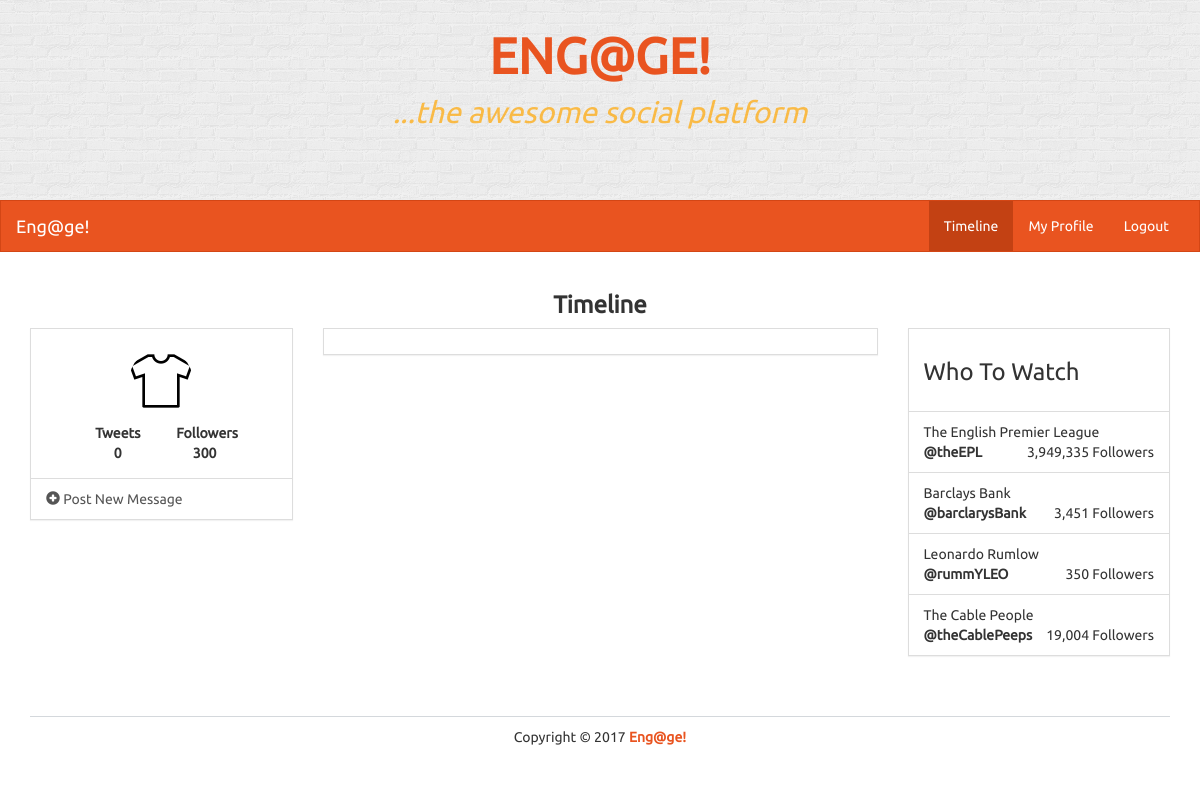
Before: /timeline/pranita with the older database file.
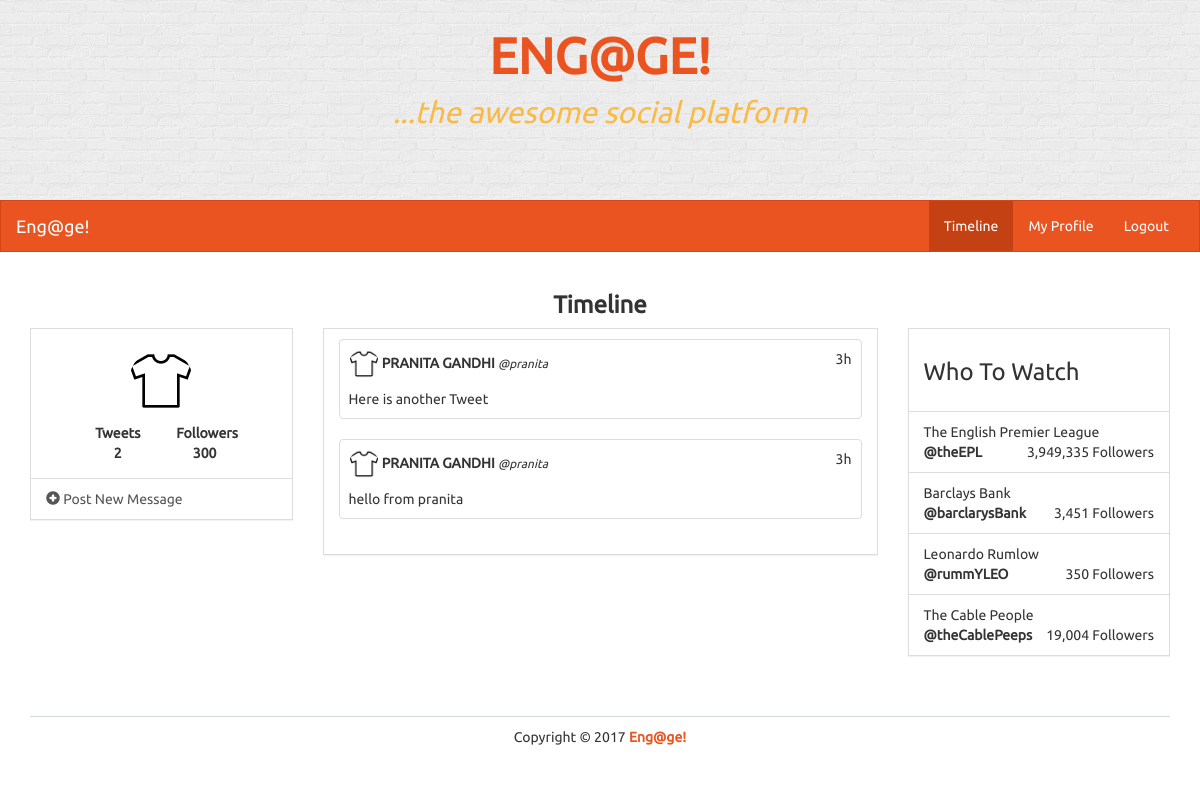
After: the same page with the newer database file.
### models.py (models this page shows)
class User(UserMixin, db.Model):
    id = db.Column(db.Integer, primary_key=True)
    name = db.Column(db.String(100))
    username = db.Column(db.String(30))
    image = db.Column(db.String(100))
    password = db.Column(db.String(50))
    join_date = db.Column(db.DateTime)
    tweets = db.relationship('Tweet', backref='user', lazy='dynamic')
    following = db.relationship('User', secondary=followers,
        primaryjoin=(followers.c.follower_id == id),
        secondaryjoin=(followers.c.followee_id == id),
        backref=db.backref('followers', lazy='dynamic'), lazy='dynamic')
    followed_by = db.relationship('User',  secondary=followers,
        primaryjoin=(followers.c.followee_id == id),
        secondaryjoin=(followers.c.follower_id == id),
        backref=db.backref('followees', lazy='dynamic'), lazy='dynamic')

class Tweet(db.Model):
    id = db.Column(db.Integer, primary_key=True)
    user_id = db.Column(db.Integer, db.ForeignKey('user.id'))
    text = db.Column(db.String(140))
    date_created = db.Column(db.DateTime)

### views.py (the view)
@app.route('/timeline', defaults={'username' : None})
@app.route('/timeline/<username>')
def timeline(username):
    form = TweetForm()
    if username:
        user = User.query.filter_by(username=username).first()
        if not user:
            abort(404)
    else:
        user = current_user
    tweets = Tweet.query.filter_by(user=user).order_by(Tweet.date_created.desc()).all()
    total_tweets = len(tweets)
    current_time = datetime.now()
    return render_template('timeline.html', form=form, tweets=tweets, current_time=current_time, current_user=user, total_tweets=total_tweets)

### app.py (called while the page is built)
@app.template_filter('time_since')
def time_since(delta):
    seconds = delta.total_seconds()
    days, seconds = divmod(seconds, 86400)
    hours, seconds = divmod(seconds, 3600)
    minutes, seconds = divmod(seconds, 60)
    if days > 0:
        return '%dd' % (days)
    elif hours > 0:
        return '%dh' % (hours)
    elif minutes > 0:
        return '%dm' % (minutes)
    else:
        return 'Just now'

### templates/timeline.html (shortened to what the changed rows need)
<!DOCTYPE html>
<html lang="en">
	<head>
		<link rel="stylesheet" href="{{ url_for('static', filename='bs/css/united.min.css') }}">
		<link rel="stylesheet" href="{{ url_for('static', filename='css/styles.css') }}">
	</head>
	<body>
		<div class="container">
			<div class="row">
				<div class="col-lg-3">
					<div class="panel panel-default">
						<div class="panel-body">
							<div class="row pad">
								<div class="col-lg-12">
									<img src="{{ current_user.image }}" class="img-responsive img-circle center-block" alt="Image" />
								</div>
							</div>
							<div class="row pad">
								<div class="col-lg-4 col-lg-offset-2 text-center">
									<strong>
										Tweets <br />
										{{ total_tweets }}
									</strong>
								</div>
							</div>
						</div>
					</div>
				</div>
				<div class="col-lg-6">
					<div class="panel panel-default">
						<div class="panel-body">
							{% for tweet in tweets %}
								<div class="row">
									<div class="col-xs-12 col-sm-12 col-md-12 col-lg-12">
										<div class="thumbnail">
											<div class="caption">
												<div class="row">
													<div class="col-lg-10">
														<img src="{{ tweet.user.image }}" style="width: 30px; height: 30px;" class="img-circle">
														<strong>{{ tweet.user.name }}</strong>
														<small><em>@{{ tweet.user.username }}</em></small>
													</div>
													<div class="col-lg-2 text-right">
														{{ (current_time - tweet.date_created)|time_since }}
													</div>
												</div>
												<div class="row pad">
													<div class="col-lg-12">
														{{ tweet.text }}
													</div>
												</div>
											</div>
										</div>
									</div>
								</div>
							{% endfor %}
						</div>
					</div>
				</div>
			</div>
		</div>
	</body>
</html>

Changed rows visible on the page:
added Tweet: user.image (picture), user.name "PRANITA GANDHI", user.username "pranita", (current_time-tweet.date_created)|time_since "3h", text "Here is another Tweet"
added Tweet: user.image (picture), user.name "PRANITA GANDHI", user.username "pranita", (current_time-tweet.date_created)|time_since "3h", text "hello from pranita"
Other visible differences:
{{ total_tweets }}: "0" → "2"
